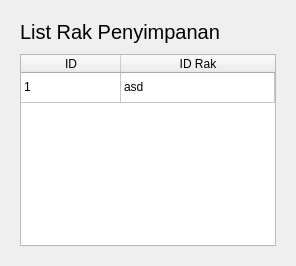
                <widget class="QWidget" name="storageTablePage">
                 <property name="sizePolicy">
                  <sizepolicy hsizetype="Expanding" vsizetype="Expanding">
                   <horstretch>0</horstretch>
                   <verstretch>0</verstretch>
                  </sizepolicy>
                 </property>
                 <layout class="QVBoxLayout" name="verticalLayout_17">
                  <item alignment="Qt::AlignTop">
                   <widget class="QWidget" name="storageData" native="true">
                    <property name="sizePolicy">
                     <sizepolicy hsizetype="Expanding" vsizetype="Expanding">
                      <horstretch>0</horstretch>
                      <verstretch>0</verstretch>
                     </sizepolicy>
                    </property>
                    <layout class="QVBoxLayout" name="verticalLayout_12">
                     <property name="spacing">
                      <number>10</number>
                     </property>
                     <item>
                      <widget class="QLabel" name="storageLabel">
                       <property name="font">
                        <font>
                         <pointsize>15</pointsize>
                        </font>
                       </property>
                       <property name="text">
                        <string>List Rak Penyimpanan</string>
                       </property>
                      </widget>
                     </item>
                     <item>
                      <widget class="QTableWidget" name="storageTable">
                       <property name="sizePolicy">
                        <sizepolicy hsizetype="Expanding" vsizetype="Preferred">
                         <horstretch>0</horstretch>
                         <verstretch>0</verstretch>
                        </sizepolicy>
                       </property>
                       <property name="cursor" stdset="0">
                        <cursorShape>PointingHandCursor</cursorShape>
                       </property>
                       <attribute name="horizontalHeaderStretchLastSection">
                        <bool>true</bool>
                       </attribute>
                       <attribute name="verticalHeaderVisible">
                        <bool>false</bool>
                       </attribute>
                       <row>
                        <property name="text">
                         <string>New Row</string>
                        </property>
                       </row>
                       <column>
                        <property name="text">
                         <string>ID</string>
                        </property>
                       </column>
                       <column>
                        <property name="text">
                         <string>ID Rak</string>
                        </property>
                       </column>
                       <item row="0" column="0">
                        <property name="text">
                         <string>1</string>
                        </property>
                       </item>
                       <item row="0" column="1">
                        <property name="text">
                         <string>asd</string>
                        </property>
                       </item>
                      </widget>
                     </item>
                    </layout>
                   </widget>
                  </item>
                 </layout>
                </widget>
